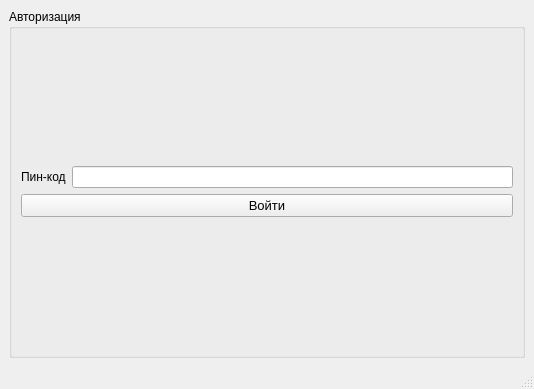
<?xml version="1.0" encoding="UTF-8"?>
<ui version="4.0">
 <class>MainWindow</class>
 <widget class="QMainWindow" name="MainWindow">
  <property name="geometry">
   <rect>
    <x>0</x>
    <y>0</y>
    <width>534</width>
    <height>389</height>
   </rect>
  </property>
  <property name="windowTitle">
   <string>MainWindow</string>
  </property>
  <widget class="QWidget" name="centralwidget">
   <layout class="QGridLayout" name="gridLayout">
    <item row="0" column="0">
     <widget class="QGroupBox" name="groupBox">
      <property name="title">
       <string>Авторизация</string>
      </property>
      <layout class="QHBoxLayout" name="horizontalLayout">
       <item>
        <layout class="QVBoxLayout" name="verticalLayout_2">
         <item>
          <layout class="QVBoxLayout" name="verticalLayout">
           <item>
            <layout class="QHBoxLayout" name="horizontalLayout_2">
             <item>
              <widget class="QLabel" name="label_pin">
               <property name="text">
                <string>Пин-код</string>
               </property>
              </widget>
             </item>
             <item>
              <widget class="QLineEdit" name="pincode">
               <property name="text">
                <string/>
               </property>
               <property name="echoMode">
                <enum>QLineEdit::Password</enum>
               </property>
              </widget>
             </item>
            </layout>
           </item>
           <item>
            <widget class="QPushButton" name="pushButton">
             <property name="font">
              <font>
               <pointsize>10</pointsize>
              </font>
             </property>
             <property name="styleSheet">
              <string notr="true"/>
             </property>
             <property name="text">
              <string>Войти</string>
             </property>
            </widget>
           </item>
          </layout>
         </item>
        </layout>
       </item>
      </layout>
     </widget>
    </item>
   </layout>
  </widget>
  <widget class="QMenuBar" name="menubar">
   <property name="geometry">
    <rect>
     <x>0</x>
     <y>0</y>
     <width>534</width>
     <height>21</height>
    </rect>
   </property>
  </widget>
  <widget class="QStatusBar" name="statusbar"/>
 </widget>
 <resources/>
 <connections/>
</ui>
